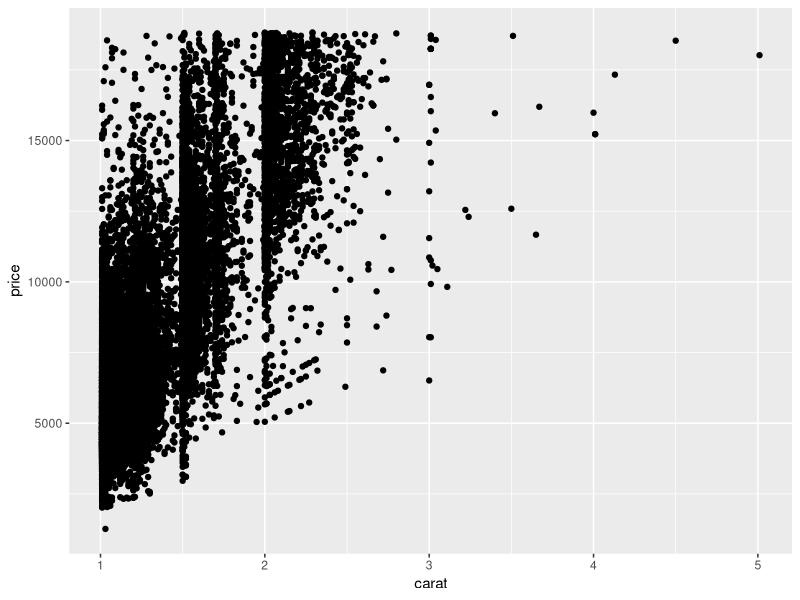

The R script that drew this image:
## ---- chunk 1
### In this code chunk, start with the diamonds dataset (built in to
### ggplot2 package) and create a plot of price vs. carat (or some other
### variables of your choice)


## ---- chunk 2
### In this code chunk, start with the diamonds dataset (built in to
### ggplot2 package) and create a subset based on filtering, e.g., 
### size greater than 1 carat or cut is "Ideal"
library(ggplot2)
library(tidyverse)
data(diamonds)
diamonds %>%
  filter(carat > 1) %>%
  ggplot(aes(x = carat, y = price)) +
  geom_point()

## ---- chunk 3
### Both partners - delete this comment, then write some code here
### to plot, summarize, calculate something simple using the diamonds
### dataset.


## ---- chunk 4
### Both partners - delete this comment, then write some code here
### to plot, summarize, calculate something simple using the diamonds
### dataset.


